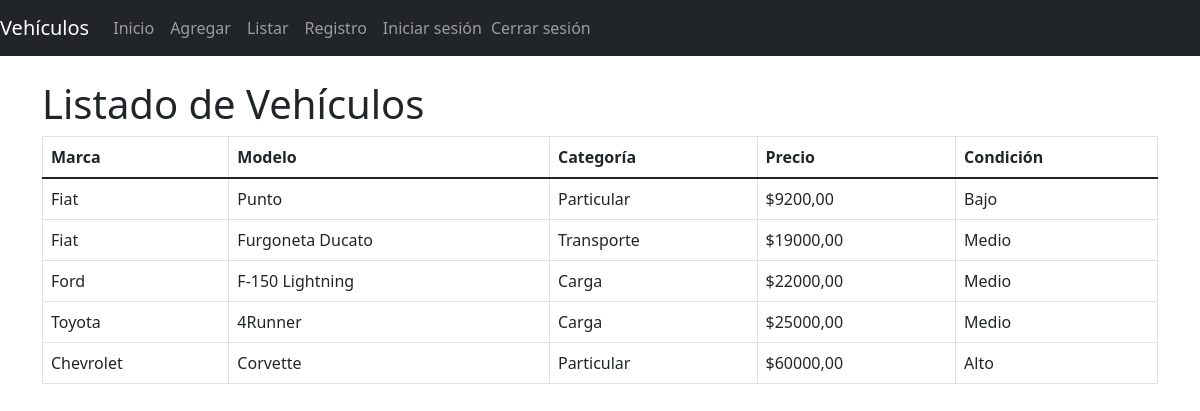
Screenshot of /listar/ (signed in) with the database file from the repository.
### vehiculo/models.py (models this page shows, shortened)
class Vehiculo(models.Model):
    MARCAS = [
        ('Fiat', 'Fiat'),
        ('Chevrolet', 'Chevrolet'),
        ('Ford', 'Ford'),
        ('Toyota', 'Toyota'),
    ]
    CATEGORIAS = [
        ('Particular', 'Particular'),
        ('Transporte', 'Transporte'),
        ('Carga', 'Carga'),
    ]
    marca = models.CharField(max_length=20, choices=MARCAS, default='Ford')
    modelo = models.CharField(max_length=100)
    serial_carroceria = models.CharField(max_length=50)
    serial_motor = models.CharField(max_length=50)
    categoria = models.CharField(max_length=20, choices=CATEGORIAS, default='Particular')
    precio = models.DecimalField(max_digits=10, decimal_places=2)
    fecha_creacion = models.DateTimeField(auto_now_add=True)
    fecha_modificacion = models.DateTimeField(auto_now=True)
    class Meta:
        permissions = [
            ("visualizar_catalogo", "Puede visualizar el catálogo de vehículos"),
    ]

### vehiculo/views.py (the view)
# urls.py: path('listar/', views.listar_vehiculos, name='listar_vehiculos'),
@login_required
@permission_required('vehiculo.visualizar_catalogo', raise_exception=True)
def listar_vehiculos(request):
    vehiculos = Vehiculo.objects.all()
    return render(request, 'vehiculo/listar_vehiculos.html', {'vehiculos': vehiculos})

### vehiculo/templates/vehiculo/listar_vehiculos.html (shortened to what this page needs)
{% extends 'base.html' %}
{% block content %}
<h1>Listado de Vehículos</h1>
<table class="table table-bordered">
    <thead>
        <tr>
            <th>Marca</th>
            <th>Modelo</th>
            <th>Categoría</th>
            <th>Precio</th>
            <th>Condición</th>
        </tr>
    </thead>
    <tbody>
        {% for vehiculo in vehiculos %}
        <tr>
            <td>{{ vehiculo.marca }}</td>
            <td>{{ vehiculo.modelo }}</td>
            <td>{{ vehiculo.categoria }}</td>
            <td>${{ vehiculo.precio }}</td>
            <td>
                {% if vehiculo.precio <= 10000 %}
                    Bajo
                {% elif vehiculo.precio <= 30000 %}
                    Medio
                {% else %}
                    Alto
                {% endif %}
            </td>
        </tr>
        {% endfor %}
    </tbody>
</table>
{% endblock %}

### vehiculo/templates/base.html (shortened to what this page needs)
<!DOCTYPE html>
<html lang="es">
<head>
    <link href="https://cdn.jsdelivr.net/npm/bootstrap@5.1.3/dist/css/bootstrap.min.css" rel="stylesheet">
</head>
<body>
  <nav class="navbar navbar-expand-lg navbar-dark bg-dark">
    <a class="navbar-brand" href="#">Vehículos</a>
    <div class="collapse navbar-collapse" id="navbarNav">
        <ul class="navbar-nav me-auto">
            <li class="nav-item">
                <a class="nav-link" href="{% url 'index' %}">Inicio</a>
            </li>
            <li class="nav-item">
                <a class="nav-link" href="{% url 'agregar_vehiculo' %}">Agregar</a>
            </li>
            <li class="nav-item">
                <a class="nav-link" href="{% url 'listar_vehiculos' %}">Listar</a>
            </li>
            <li class="nav-item">
                <a class="nav-link" href="{% url 'registro' %}">Registro</a>
            </li>
            <li class="nav-item">
                <a class="nav-link" href="{% url 'login' %}">Iniciar sesión</a>
            </li>
            <li class="nav-item d-flex align-items-center">
                <form action="{% url 'logout' %}" method="post" style="display: inline-block;">
                    <button type="submit" class="btn btn-link nav-link" style="padding: 0; margin: 0;">Cerrar sesión</button>
                </form>
            </li>
        </ul>
    </div>
  </nav>
  <div class="container mt-4">
      {% block content %}{% endblock %}
  </div>
</body>
</html>

### rows the page displays
Vehiculo: marca "Fiat", modelo "Punto", categoria "Particular", precio "9200,00", shows "Bajo"
Vehiculo: marca "Fiat", modelo "Furgoneta Ducato", categoria "Transporte", precio "19000,00", shows "Medio"
Vehiculo: marca "Ford", modelo "F-150 Lightning", categoria "Carga", precio "22000,00", shows "Medio"
Vehiculo: marca "Toyota", modelo "4Runner", categoria "Carga", precio "25000,00", shows "Medio"
Vehiculo: marca "Chevrolet", modelo "Corvette", categoria "Particular", precio "60000,00", shows "Alto"
